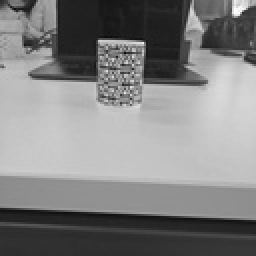
#> input picture dataset_grupo_3/celular/celular_019.jpg, 128 x 128 px (shown 2 times larger)
$ python image_to_static_data.py ../../dataset_grupo_3/celular/celular_019.jpg
#> lines starting #> are read from the running program, lines starting #| are printed output that depends on the picture
#!/usr/bin/env python3
"""Convert an image into main/static_image_data.cc for ESP inference."""

from __future__ import annotations

import argparse
from pathlib import Path


IMAGE_SIZE = 96


def format_array(values: bytes) -> str:
    lines = []
    for i in range(0, len(values), 16):
        chunk = ", ".join(f"{value:3d}" for value in values[i : i + 16])
        lines.append(f"    {chunk},")
    return "\n".join(lines)


def main() -> None:
    parser = argparse.ArgumentParser()
    parser.add_argument("image", type=Path)
    parser.add_argument(
        "output",
        type=Path,
        nargs="?",
        default=Path("main/static_image_data.cc"),
    )
    args = parser.parse_args()

    try:
        from PIL import Image
    except ImportError as exc:
        raise SystemExit("Falta Pillow. Instala con: pip install Pillow") from exc

    with Image.open(args.image) as img:
#> img is the input picture: PIL image 128x128 RGB; min 13, max 255, mean 129.9
        img = img.convert("L").resize((IMAGE_SIZE, IMAGE_SIZE), Image.Resampling.BILINEAR)
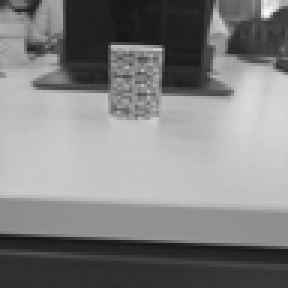
#> img: PIL image 96x96 L (shown 3 times larger); min 20, max 251, mean 130
        values = img.tobytes()

    args.output.parent.mkdir(parents=True, exist_ok=True)
    args.output.write_text(
        "#include \"static_image_data.h\"\n\n"
        "const uint8_t g_static_image_data[kImageElementCount] = {\n"
        f"{format_array(values)}\n"
        "};\n",
        encoding="utf-8",
    )
    print(f"Wrote {args.output} from {args.image}")


if __name__ == "__main__":
    main()

$ run again, on dataset_grupo_3/celular/celular_075.jpg
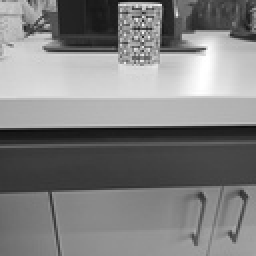
#> input picture dataset_grupo_3/celular/celular_075.jpg, 128 x 128 px (shown 2 times larger)
#> in main, img is the input picture: PIL image 128x128 RGB; min 12, max 255, mean 128.3
#> in main, `img = img.convert("L").resize((IMAGE_SIZE, IMAGE_SIZE), Image.Resampli..`:
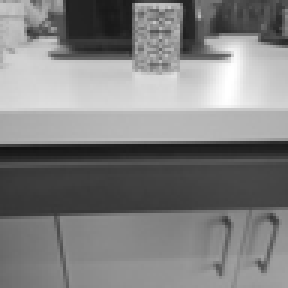
#> img: PIL image 96x96 L (shown 3 times larger); min 17, max 255, mean 128.5

$ run again, on dataset_grupo_3/celular/celular_129.jpg
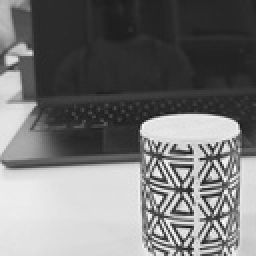
#> input picture dataset_grupo_3/celular/celular_129.jpg, 128 x 128 px (shown 2 times larger)
#> in main, img is the input picture: PIL image 128x128 RGB; min 22, max 255, mean 118.4
#> in main, `img = img.convert("L").resize((IMAGE_SIZE, IMAGE_SIZE), Image.Resampli..`:
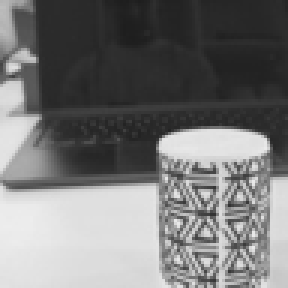
#> img: PIL image 96x96 L (shown 3 times larger); min 30, max 237, mean 118.6

$ run again, on dataset_grupo_3/celular/celular_240.jpg
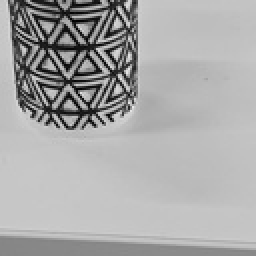
#> input picture dataset_grupo_3/celular/celular_240.jpg, 128 x 128 px (shown 2 times larger)
#> in main, img is the input picture: PIL image 128x128 RGB; min 0, max 232, mean 168.4
#> in main, `img = img.convert("L").resize((IMAGE_SIZE, IMAGE_SIZE), Image.Resampli..`:
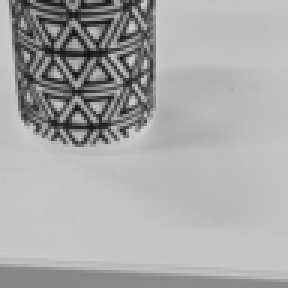
#> img: PIL image 96x96 L (shown 3 times larger); min 20, max 209, mean 168.5
